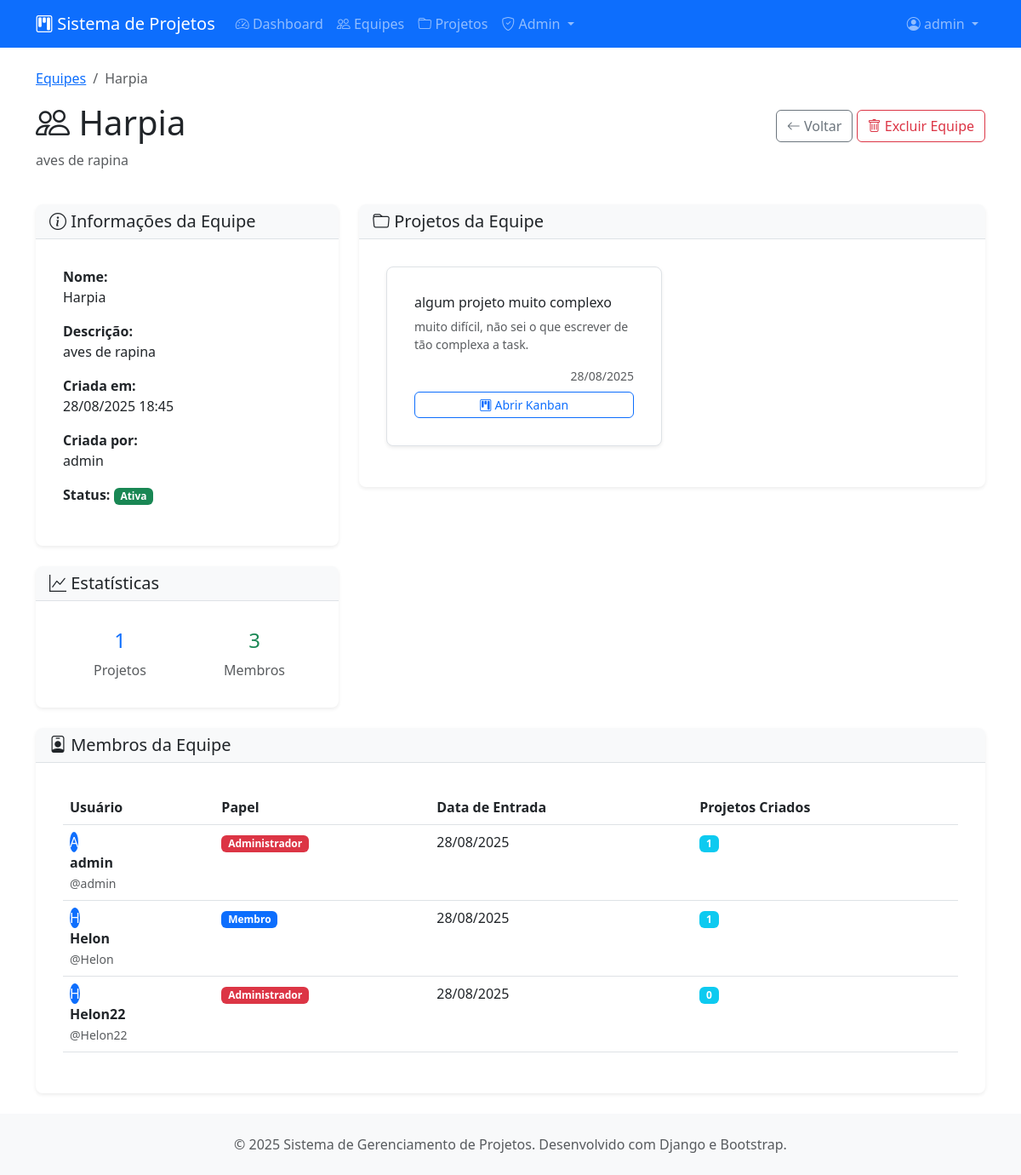
The page /projetos/equipes/3/ (signed in) on the database as committed earlier.
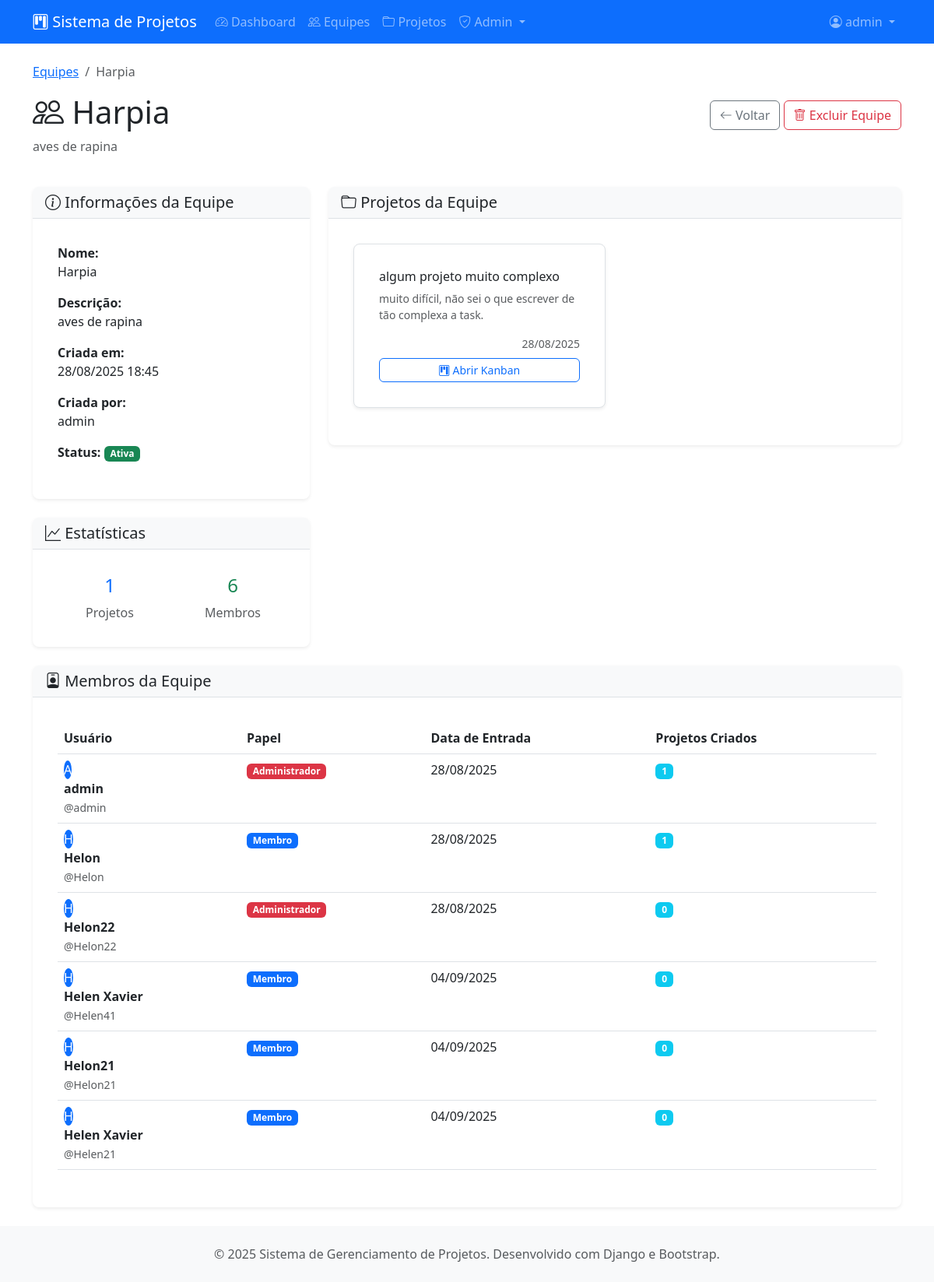
The same page on the database as committed later.
### projetos/models.py (models this page shows, shortened)
class Equipe(models.Model):
    nome = models.CharField(max_length=100, verbose_name="Nome da Equipe")
    descricao = models.TextField(blank=True, verbose_name="Descrição")
    criada_em = models.DateTimeField(auto_now_add=True)
    criada_por = models.ForeignKey(User, on_delete=models.CASCADE, related_name="equipes_criadas")
    ativa = models.BooleanField(default=True, verbose_name="Equipe Ativa")
    class Meta:
        verbose_name = "Equipe"
        verbose_name_plural = "Equipes"
        ordering = ["nome"]

class Projeto(models.Model):
    PRIORIDADE_CHOICES = [
        ('baixa', 'Baixa'),
        ('media', 'Média'),
        ('alta', 'Alta'),
        ('urgente', 'Urgente'),
    ]
    titulo = models.CharField(max_length=200, verbose_name="Título")
    descricao = models.TextField(verbose_name="Descrição")
    equipe = models.ForeignKey(Equipe, on_delete=models.CASCADE, related_name="projetos")
    criado_por = models.ForeignKey(User, on_delete=models.CASCADE, related_name="projetos_criados")
    criado_em = models.DateTimeField(auto_now_add=True)
    atualizado_em = models.DateTimeField(auto_now=True)
    data_inicio = models.DateField(verbose_name="Data de Início")
    data_fim = models.DateField(verbose_name="Data de Conclusão")
    prioridade = models.CharField(max_length=10, choices=PRIORIDADE_CHOICES, default='media')
    ativo = models.BooleanField(default=True, verbose_name="Projeto Ativo")
    class Meta:
        verbose_name = "Projeto"
        verbose_name_plural = "Projetos"
        ordering = ["-criado_em"]

class MembroEquipe(models.Model):
    PAPEIS_CHOICES = [
        ('admin', 'Administrador'),
        ('membro', 'Membro'),
    ]
    usuario = models.ForeignKey(User, on_delete=models.CASCADE, related_name="membro_equipes")
    equipe = models.ForeignKey(Equipe, on_delete=models.CASCADE, related_name="membros")
    papel = models.CharField(max_length=20, choices=PAPEIS_CHOICES, default='membro')
    data_entrada = models.DateTimeField(auto_now_add=True)
    class Meta:
        verbose_name = "Membro da Equipe"
        verbose_name_plural = "Membros da Equipe"
        unique_together = ['usuario', 'equipe']

### projetos/views.py (the view)
# urls.py: path('equipes/<int:pk>/', views.EquipeDetailView.as_view(), name='detalhe-equipe'),
class EquipeDetailView(LoginRequiredMixin, DetailView):
    model = Equipe
    template_name = 'projetos/equipe/detalhe.html'
    context_object_name = 'equipe'
    def get_context_data(self, **kwargs):
        context = super().get_context_data(**kwargs)
        context['projetos'] = self.object.projetos.filter(ativo=True)
        context['membros'] = self.object.membros.all()
        return context

### projetos/templates/projetos/equipe/detalhe.html (shortened to what this page needs)
{% extends 'projetos/base.html' %}
{% load static %}
{% block content %}
<div class="row">
    <div class="col-12">
        <div class="d-flex justify-content-between align-items-center mb-4">
            <div>
                <nav aria-label="breadcrumb">
                    <ol class="breadcrumb">
                        <li class="breadcrumb-item">
                            <a href="{% url 'projetos:lista-equipes' %}">Equipes</a>
                        </li>
                        <li class="breadcrumb-item active">{{ equipe.nome }}</li>
                    </ol>
                </nav>
                <h1><i class="bi bi-people"></i> {{ equipe.nome }}</h1>
                {% if equipe.descricao %}
                    <p class="text-muted">{{ equipe.descricao }}</p>
                {% endif %}
            </div>
            <div>
                <a href="{% url 'projetos:lista-equipes' %}" class="btn btn-outline-secondary">
                    <i class="bi bi-arrow-left"></i> Voltar
                </a>
                {% if user.perfil.tipo_usuario == 'admin' %}
                    <a href="{% url 'projetos:excluir-equipe' equipe.pk %}" class="btn btn-outline-danger">
                        <i class="bi bi-trash"></i> Excluir Equipe
                    </a>
                {% endif %}
            </div>
        </div>
    </div>
</div>
<div class="row">
    <div class="col-md-4">
        <div class="card mb-4">
            <div class="card-header">
                <h5 class="card-title mb-0">
                    <i class="bi bi-info-circle"></i> Informações da Equipe
                </h5>
            </div>
            <div class="card-body">
                <div class="mb-3">
                    <strong>Nome:</strong>
                    <p class="mb-0">{{ equipe.nome }}</p>
                </div>
                {% if equipe.descricao %}
                    <div class="mb-3">
                        <strong>Descrição:</strong>
                        <p class="mb-0">{{ equipe.descricao }}</p>
                    </div>
                {% endif %}
                <div class="mb-3">
                    <strong>Criada em:</strong>
                    <p class="mb-0">{{ equipe.criada_em|date:"d/m/Y H:i" }}</p>
                </div>
                <div class="mb-3">
                    <strong>Criada por:</strong>
                    <p class="mb-0">{{ equipe.criada_por.get_full_name|default:equipe.criada_por.username }}</p>
                </div>
                <div class="mb-3">
                    <strong>Status:</strong>
                    {% if equipe.ativa %}
                        <span class="badge bg-success">Ativa</span>
                    {% else %}
                        <span class="badge bg-danger">Inativa</span>
                    {% endif %}
                </div>
            </div>
        </div>
        <div class="card">
            <div class="card-header">
                <h5 class="card-title mb-0">
                    <i class="bi bi-graph-up"></i> Estatísticas
                </h5>
            </div>
            <div class="card-body">
                <div class="row text-center">
                    <div class="col-6">
                        <h4 class="text-primary">{{ projetos.count }}</h4>
                        <p class="text-muted mb-0">Projetos</p>
                    </div>
                    <div class="col-6">
                        <h4 class="text-success">{{ membros.count }}</h4>
                        <p class="text-muted mb-0">Membros</p>
                    </div>
                </div>
            </div>
        </div>
    </div>
    <div class="col-md-8">
        <div class="card">
            <div class="card-header d-flex justify-content-between align-items-center">
                <h5 class="card-title mb-0">
                    <i class="bi bi-folder"></i> Projetos da Equipe
                </h5>
            </div>
            <div class="card-body">
                {% if projetos %}
                    <div class="row">
                        {% for projeto in projetos %}
                            <div class="col-md-6 mb-3">
                                <div class="card border">
                                    <div class="card-body">
                                        <h6 class="card-title">{{ projeto.titulo }}</h6>
                                        <p class="card-text small text-muted">
                                            {{ projeto.descricao|truncatewords:15 }}
                                        </p>
                                        <div class="d-flex justify-content-between align-items-center mb-2">
                                            <span class="badge bg-{{ projeto.prioridade }}">
                                            </span>
                                            <small class="text-muted">
                                                {{ projeto.criado_em|date:"d/m/Y" }}
                                            </small>
                                        </div>
                                        <div class="d-grid">
                                            <a href="{% url 'projetos:kanban-projeto' projeto.pk %}" class="btn btn-outline-primary btn-sm">
                                                <i class="bi bi-kanban"></i> Abrir Kanban
                                            </a>
                                        </div>
                                    </div>
                                </div>
                            </div>
                        {% endfor %}
                    </div>
                {% else %}
                    <div class="text-center py-4">
                        <i class="bi bi-folder display-4 text-muted mb-3"></i>
                        <h5 class="text-muted">Nenhum Projeto</h5>
                        <p class="text-muted">Esta equipe ainda não possui projetos.</p>
                    </div>
                {% endif %}
            </div>
        </div>
    </div>
</div>
<div class="row mt-4">
    <div class="col-12">
        <div class="card">
            <div class="card-header">
                <h5 class="card-title mb-0">
                    <i class="bi bi-person-badge"></i> Membros da Equipe
                </h5>
            </div>
            <div class="card-body">
                {% if membros %}
                    <div class="table-responsive">
                        <table class="table table-hover">
                            <thead>
                                <tr>
                                    <th>Usuário</th>
                                    <th>Papel</th>
                                    <th>Data de Entrada</th>
                                    <th>Projetos Criados</th>
                                </tr>
                            </thead>
                            <tbody>
                                {% for membro in membros %}
                                    <tr>
                                        <td>
                                            <div class="d-flex align-items-center">
                                                <div class="avatar-sm bg-primary text-white rounded-circle d-flex align-items-center justify-content-center me-3">
                                                    {{ membro.usuario.username|first|upper }}
                                                </div>
                                            </div>
                                            <strong>{{ membro.usuario.get_full_name|default:membro.usuario.username }}</strong>
                                            <br>
                                            <small class="text-muted">@{{ membro.usuario.username }}</small>
                                        </td>
                                        <td>
                                            {% if membro.papel == 'admin' %}
                                                <span class="badge bg-danger">{{ membro.get_papel_display }}</span>
                                            {% elif membro.papel == 'membro' %}
                                                <span class="badge bg-primary">{{ membro.get_papel_display }}</span>
                                            {% else %}
                                                <span class="badge bg-secondary">{{ membro.get_papel_display }}</span>
                                            {% endif %}
                                        </td>
                                        <td>{{ membro.data_entrada|date:"d/m/Y" }}</td>
                                        <td>
                                            <span class="badge bg-info">
                                                {{ membro.usuario.projetos_criados.count }}
                                            </span>
                                        </td>
                                    </tr>
                                {% endfor %}
                            </tbody>
                        </table>
                    </div>
                {% else %}
                    <p class="text-muted text-center py-3">
                        Nenhum membro encontrado nesta equipe.
                    </p>
                {% endif %}
            </div>
        </div>
    </div>
</div>
{% endblock %}

### projetos/templates/projetos/base.html (shortened to what this page needs)
{% load static %}
<!DOCTYPE html>
<html lang="pt-br">
<head>
    <link href="https://cdn.jsdelivr.net/npm/bootstrap@5.3.0/dist/css/bootstrap.min.css" rel="stylesheet">
    <link href="https://cdn.jsdelivr.net/npm/bootstrap-icons@1.10.0/font/bootstrap-icons.css" rel="stylesheet">
    <link href="{% static 'css/estilo.css' %}" rel="stylesheet">
    <link href="{% static 'css/forms.css' %}" rel="stylesheet">
</head>
<body class="d-flex flex-column min-vh-100">
    <nav class="navbar navbar-expand-lg navbar-dark bg-primary">
        <div class="container">
            <a class="navbar-brand" href="{% url 'projetos:dashboard' %}">
                <i class="bi bi-kanban"></i> Sistema de Projetos
            </a>
            <div class="collapse navbar-collapse" id="navbarNav">
                <ul class="navbar-nav me-auto">
                    <li class="nav-item">
                        <a class="nav-link" href="{% url 'projetos:dashboard' %}">
                            <i class="bi bi-speedometer2"></i> Dashboard
                        </a>
                    </li>
                    <li class="nav-item">
                        <a class="nav-link" href="{% url 'projetos:lista-equipes' %}">
                            <i class="bi bi-people"></i> Equipes
                        </a>
                    </li>
                    <li class="nav-item">
                        <a class="nav-link" href="{% url 'projetos:lista-projetos' %}">
                            <i class="bi bi-folder"></i> Projetos
                        </a>
                    </li>
                    {% if user.perfil.tipo_usuario == 'admin' %}
                    <li class="nav-item dropdown">
                        <a class="nav-link dropdown-toggle" href="#" id="adminDropdown" role="button" data-bs-toggle="dropdown">
                            <i class="bi bi-shield-check"></i> Admin
                        </a>
                    </li>
                    {% endif %}
                </ul>
                <ul class="navbar-nav">
                    {% if user.is_authenticated %}
                        <li class="nav-item dropdown">
                            <a class="nav-link dropdown-toggle" href="#" id="navbarDropdown" role="button" data-bs-toggle="dropdown">
                                <i class="bi bi-person-circle"></i> {{ user.username }}
                            </a>
                        </li>
                    {% endif %}
                </ul>
            </div>
        </div>
    </nav>
    <main class="container my-4 flex-grow-1">
        {% block content %}{% endblock %}
    </main>
    <footer class="bg-light py-4 mt-auto">
        <div class="container text-center">
            <p class="text-muted mb-0">
                &copy; 2025 Sistema de Gerenciamento de Projetos. Desenvolvido com Django e Bootstrap.
            </p>
        </div>
    </footer>
</body>
</html>

### static/css/estilo.css (style rules this page uses)
* { padding: 0; }

### static/css/forms.css (style rules this page uses)
.btn { border-radius: 0.375rem; font-weight: 500; transition: all 0.15s ease-in-out; }
.btn-outline-primary { color: #0d6efd; border-color: #0d6efd; }
.card { border: none; box-shadow: 0 0.125rem 0.25rem rgba(0, 0, 0, 0.075); border-radius: 0.5rem; }
.card-header { background-color: #f8f9fa; border-bottom: 1px solid #dee2e6; border-radius: 0.5rem 0.5rem 0 0 !important; font-weight: 600; }
.card-body { padding: 2rem; }
footer { margin-top: auto; }

Rows that differ between the two databases and show on the page:
computed for Equipe "Harpia": count "3" → "6"
added MembroEquipe: usuario.username|first "H", usuario.get_full_name "Helen Xavier", usuario.username "Helen41", papel "Membro", data_entrada "04/09/2025", usuario.projetos_criados.count "0"
added MembroEquipe: usuario.username|first "H", usuario.get_full_name "Helon21", usuario.username "Helon21", papel "Membro", data_entrada "04/09/2025", usuario.projetos_criados.count "0"
added MembroEquipe: usuario.username|first "H", usuario.get_full_name "Helen Xavier", usuario.username "Helen21", papel "Membro", data_entrada "04/09/2025", usuario.projetos_criados.count "0"
